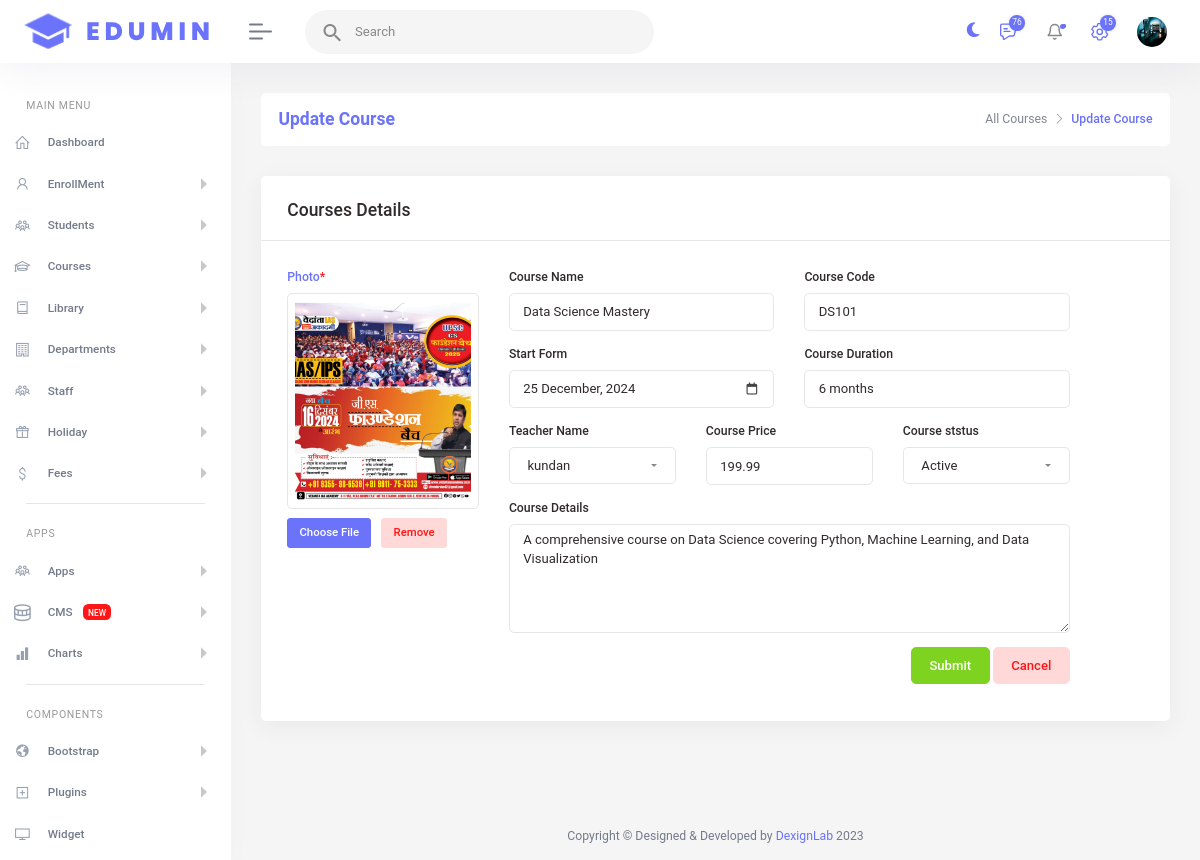
The app's page /add-courses.php?course_id=7 with its own data.
### tables this page shows
CREATE TABLE `courses` (
  `course_id` int(11) NOT NULL,
  `description` text DEFAULT NULL,
  `price` decimal(10,2) DEFAULT NULL,
  `name` varchar(100) DEFAULT NULL,
  `duration` varchar(100) DEFAULT NULL,
  `startingfrom` varchar(100) DEFAULT NULL,
  `teacher` varchar(100) DEFAULT NULL,
  `image` varchar(100) DEFAULT NULL,
  `course_code` varchar(100) DEFAULT NULL,
  `status` double NOT NULL DEFAULT 1,
  `created_at` timestamp NOT NULL DEFAULT current_timestamp()
);

### add-courses.php (the view, shortened to what this page needs)
<?php include_once 'includes/header.php'; ?>
<?php include_once 'includes/db_connaction.php'; ?>
<?php
if (isset($_REQUEST['course_id'])) {
	$course_id = $_REQUEST['course_id'];
	$result = mysqli_query($con, "SELECT * FROM courses WHERE course_id='$course_id'");
	$rowdata = mysqli_fetch_assoc($result);
	$pagename = 'Update Course';
	$submitbtnname = 'updatecourse';
} else {
	$pagename = 'Add Course';
	$rowdata = array();
	$submitbtnname = 'coursesubmit';
}
$duration = $rowdata['duration'] ?? '';
$cour_code = $rowdata['course_code'] ?? '';
$description = $rowdata['description'] ?? '';
$course_name = $rowdata['name'] ?? '';
$startingfrom = $rowdata['startingfrom'] ?? '';
$price = $rowdata['price'] ?? '';
$image = $rowdata['image'] ?? '';
include_once 'includes/functions.php'; ?>
<body>
	<div id="main-wrapper">
		<?php include_once 'includes/navbar.php'; ?>
		<?php include_once 'includes/sidebar.php'; ?>
		<div class="content-body">
			<div class="container-fluid">
				<div class="row page-titles mx-0">
					<div class="col-sm-6 p-md-0">
						<div class="welcome-text">
							<h4><?= $pagename ?></h4>
						</div>
					</div>
					<div class="col-sm-6 p-md-0 justify-content-sm-end mt-2 mt-sm-0 d-flex">
						<ol class="breadcrumb">
							<li class="breadcrumb-item"><a href="javascript:void(0);">All Courses</a></li>
							<li class="breadcrumb-item active"><a href="javascript:void(0);"><?= $pagename ?></a></li>
						</ol>
					</div>
				</div>
				<div class="row">
					<div class="col-lg-12">
						<div class="card">
							<div class="card-header">
								<h4 class="card-title">Courses Details</h4>
							</div>
							<div class="card-body">
								<form action="all_backend.php" method="post" enctype="multipart/form-data">
									<div class="row">
										<div class="col-xl-3 col-lg-4">
											<label class="form-label text-primary">Photo<span class="required">*</span></label>
											<div class="avatar-upload">
												<div class="avatar-preview h-50">
													<div id="imagePreview" style="background-image: url('<?= !empty($image) ? 'media/courses-image/'.$image : 'images/no-img-avatar.png' ?>'); background-size: cover; background-position: center; height: 200px;">
</div>
												</div>
												<div class="change-btn mt-2 mb-lg-0 mb-3">
													<label for="imageUpload" class="dlab-upload mb-0 btn btn-primary btn-sm">Choose File</label>
													<a href="javascript:void(0);" class="btn btn-danger light remove-img ms-2 btn-sm">Remove</a>
												</div>
											</div>
										</div>
										<div class="col-lg-8">
											<div class="row">
												<div class="col-lg-6">
													<div class="form-group mb-3">
														<label class="form-label" for="Course_Name">Course Name</label>
														<input placeholder="Course Name" id="Course_Name" type="text"
															class="form-control" required="" value="<?= $course_name ?>"
															name="name">
													</div>
													<div class="form-group">
														<label class="form-label" for="datepicker">Start Form</label>
														<div class="input-hasicon mb-xl-0 mb-3">
															<input placeholder="Start Form" name="startingfrom"
																class="datepicker-default form-control" id="datepicker"
																required="" value="<?= $startingfrom ?>">
															<div class="icon"><i class="far fa-calendar"></i></div>
														</div>
													</div>
												</div>
												<div class="col-lg-6">
													<div class="form-group">
														<label class="form-label" for="Course_Code">Course Code</label>
														<input placeholder="Course Code" id="Course_Code" type="text"
															class="form-control" required="" name="coursecode"
															value="<?= $cour_code ?>">
													</div>
													<div class="form-group">
														<label class="form-label" for="Course_Duration">Course Duration</label>
														<input placeholder="Course Duration" id="Course_Duration" type="text"
															class="form-control" required="" name="duration"
															value="<?= $duration ?>">
													</div>
												</div>
											</div>
											<div class="row">
												<div class="col-lg-4 col-md-6">
													<div class="form-group mb-3">
														<label class="form-label" for="Professor_Name">Teacher Name</label>
													</div>
												</div>
												<div class="col-lg-4 col-md-6">
													<div class="form-group">
														<label class="form-label" for="Course_Price">Course Price</label>
														<input placeholder="Course Price" id="Course_Price" type="text"
															class="form-control" required="" name="price" value="<?= $price ?>">
													</div>
												</div>
												<div class="col-lg-4 col-md-6">
													<label class="form-label d-block" for="status">Course
														ststus</label>
												</div>
											</div>
											<div class="col-lg-12 col-md-12 col-sm-12">
												<div class="form-group">
													<label class="form-label" for="Course_Details">Course Details</label>
													<textarea placeholder="Course Details" id="Course_Details" name="about"
														class="form-control" rows="5"
														required=""><?= $description ?></textarea>
												</div>
												<div class="form-group text-end">
													<button type="submit" name="<?= $submitbtnname ?>"
														class="btn btn-success">Submit</button>
													<button type="submit" class="btn btn-danger light">Cancel</button>
												</div>
											</div>
										</div>
									</div>
								</form>
							</div>
						</div>
					</div>
				</div>
			</div>
		</div>
		<?php include_once 'includes/footer.php'; ?>
	</div>
</body>
</html>

### records on screen
courses: image (picture), name "Data Science Mastery", startingfrom "25 December, 2024", coursecode "DS101", duration "6 months", price "199.99", about "A comprehensive course on Data Science covering Python, Machine Learning, and Data Visualization"

### other values on screen
$pagename "Update Course"
